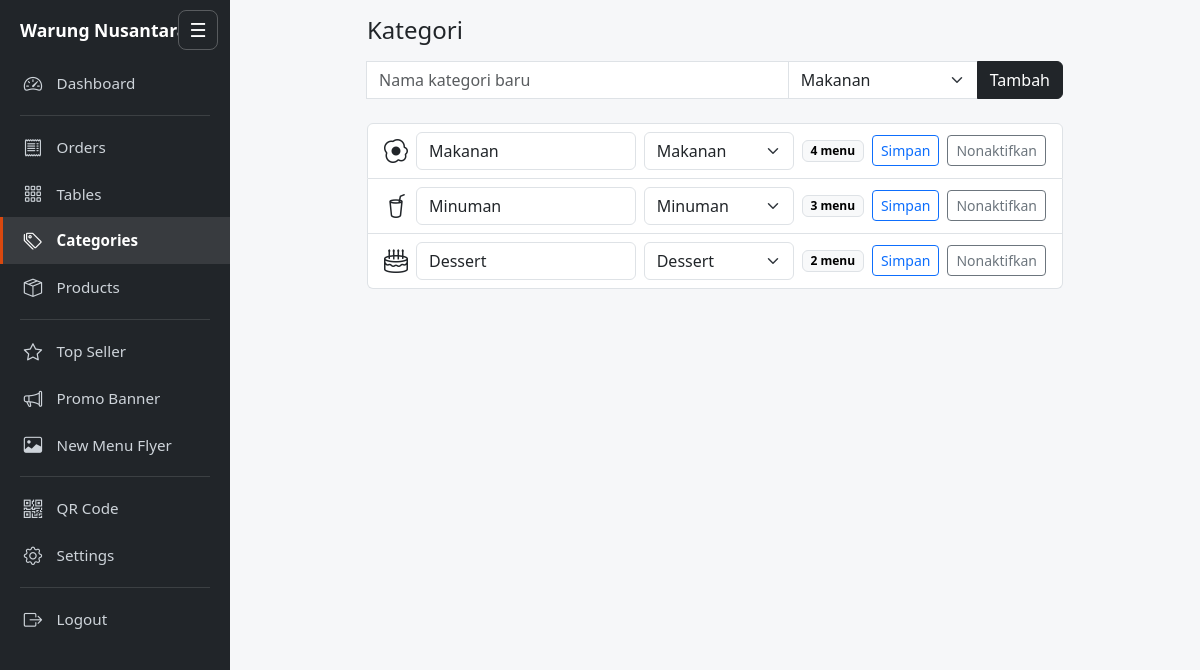
Screenshot of /admin/categories.php (signed in) with the database file from the repository.
### tables this page shows
CREATE TABLE IF NOT EXISTS categories (
  id INT UNSIGNED NOT NULL AUTO_INCREMENT PRIMARY KEY,
  name VARCHAR(50) NOT NULL,
  is_active TINYINT(1) NOT NULL DEFAULT 1,
  icon VARCHAR(40) NULL                       
);

### includes/functions.php (called while the page is built, shortened)
<?php
function e($value): string
{
    return htmlspecialchars((string) $value, ENT_QUOTES, 'UTF-8');
}
function category_icon($v): string
{
    return is_string($v) && isset(CATEGORY_ICONS[$v]) ? $v : 'bi-grid';
}

### admin/categories.php (the view, shortened to what this page needs)
<?php
$pdo = db();
$cats = $pdo->query('SELECT c.*, (SELECT COUNT(*) FROM products p WHERE p.category_id = c.id) AS n FROM categories c ORDER BY c.id')->fetchAll();
include __DIR__ . '/../includes/header.php';
?>
<div class="container py-3" style="max-width:720px">
  <h1 class="h4 mb-3">Kategori</h1>
  <form method="post" class="input-group mb-4"><?= csrf_field() ?><input type="hidden" name="action" value="add">
    <input class="form-control" name="name" maxlength="50" placeholder="Nama kategori baru" required>
    <select class="form-select" name="icon" style="max-width:190px" aria-label="Icon"><?php foreach (CATEGORY_ICONS as $k => $lbl): ?><option value="<?= e($k) ?>"><?= e($lbl) ?></option><?php endforeach; ?></select>
    <button class="btn btn-dark">Tambah</button></form>
  <ul class="list-group">
    <?php foreach ($cats as $c): ?>
      <li class="list-group-item">
        <form method="post" class="d-flex gap-2 align-items-center"><?= csrf_field() ?><input type="hidden" name="id" value="<?= (int) $c['id'] ?>">
          <i class="bi <?= e(category_icon($c['icon'])) ?> fs-4" aria-hidden="true"></i>
          <input class="form-control" name="name" maxlength="50" value="<?= e($c['name']) ?>">
          <select class="form-select" name="icon" style="max-width:150px" aria-label="Icon"><?php foreach (CATEGORY_ICONS as $k => $lbl): ?><option value="<?= e($k) ?>" <?= category_icon($c['icon']) === $k ? 'selected' : '' ?>><?= e($lbl) ?></option><?php endforeach; ?></select>
          <span class="badge text-bg-light border"><?= (int) $c['n'] ?> menu</span>
          <button class="btn btn-sm btn-outline-primary" name="action" value="rename">Simpan</button>
          <button class="btn btn-sm btn-outline-<?= $c['is_active'] ? 'secondary' : 'success' ?>" name="action" value="toggle"><?= $c['is_active'] ? 'Nonaktifkan' : 'Aktifkan' ?></button>
        </form>
      </li>
    <?php endforeach; ?>
  </ul>
</div>
<?php include __DIR__ . '/../includes/footer.php'; ?>

### assets/css/style.css (style rules this page uses)
:root { --brand: #212529; --accent: #d9480f; }
body { background: #f6f7f9; }

### rows the page displays
categories: name "Makanan", icon "Makanan", n "4", is_active "Nonaktifkan"
categories: name "Minuman", icon "Minuman", n "3", is_active "Nonaktifkan"
categories: name "Dessert", icon "Dessert", n "2", is_active "Nonaktifkan"

### other values shown
APP_NAME "Warung…"
$n[1] "Dashboard"
$n[1] "Orders"
$n[1] "Tables"
$n[1] "Categories"
$n[1] "Products"
$n[1] "Top Seller"
$n[1] "Promo Banner"
$n[1] "New Menu Flyer"
$n[1] "QR Code"
$n[1] "Settings"
form field icon "Makanan"
